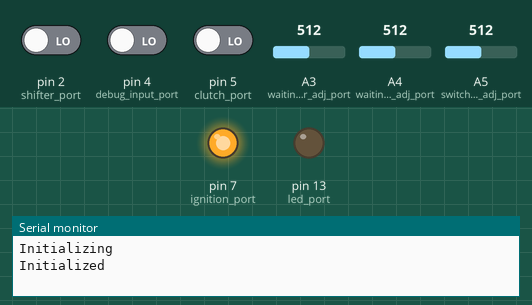
Bench run of a sketch on a simulated Arduino Uno, built with avr-gcc and run on an emulated ATmega328P. On the bench: output pins drawn as LEDs (lit = HIGH), the last lines printed to the serial monitor. The inputs (shaded band) are chosen by the test bench; at power-on: pin 4 (debug_input_port) LOW, pin 2 (shifter_port) LOW, A4 (waiting_time_before_adj_port) = 512, pin 5 (clutch_port) LOW, A3 (waiting_time_after_adj_port) = 512, A5 (switchoff_time_adj_port) = 512.

Above: at 1.2 s.
1.3 s: pin 4 (debug_input_port) driven HIGH
At 2.4 s:
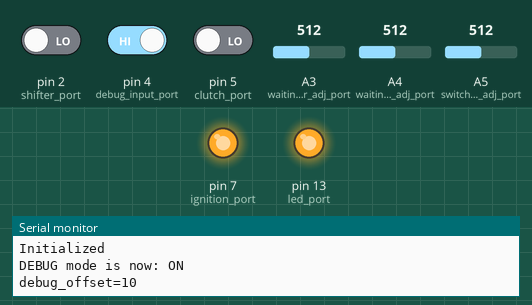
2.8 s: pin 2 (shifter_port) driven HIGH
At 5.7 s:
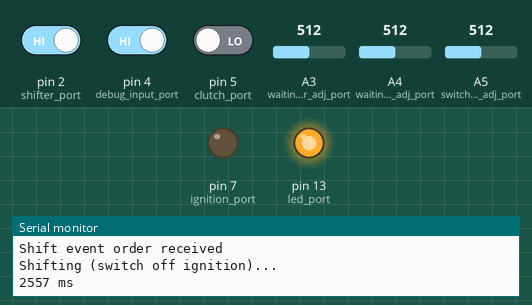
5.8 s: A4 (waiting_time_before_adj_port) set to 650
8.8 s: A4 (waiting_time_before_adj_port) set to 665
11.8 s: pin 4 (debug_input_port) driven LOW
At 12.9 s:
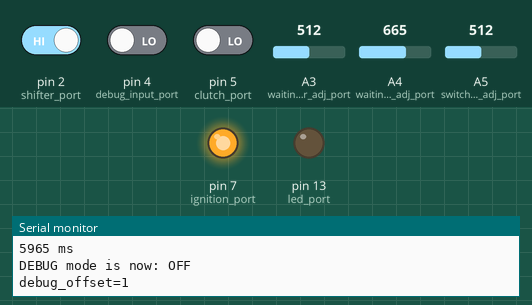
Timing chart, 0 to 14.3 s (numbered marks = the images above; inputs shaded):
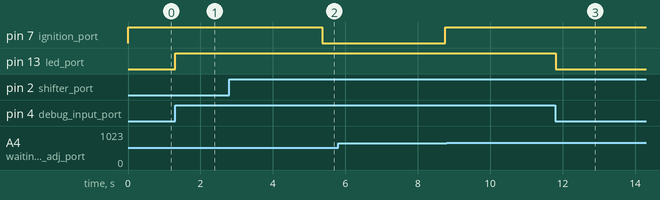

The sketch:

arduino-shifter.ino
```cpp
unsigned int led_port = LED_BUILTIN; // Debug LED: the one on the Arduino board
unsigned int shifter_port = 2; // Arduino port for shifter interrupt
unsigned int debug_input_port = 4; // Debug digital input port: HIGH == DEBUG
unsigned int clutch_port = 5; // Arduino port for clutch switch
unsigned int ignition_port = 7; // Arduino port to trigger the transistor in order to enable/disable the ignition

unsigned int waiting_time_before_adj_port = 4; // Waiting time adjustment analog input port
unsigned int switchoff_time_adj_port = 5; // Switch off time adjustment analog input port
unsigned int waiting_time_after_adj_port = 3; // Waiting time adjustment analog input port

volatile boolean shifting = false; // true means that a gear change sequence is underway

volatile unsigned long switch_detected_time = 0; // Clock time when the event occurs
unsigned long waiting_time = 0; // How long (ms) between shift detection and ignition switch off
unsigned long shifting_time = 0; // How long (ms) the shift is supposed to last (ignition OFF)
unsigned long waiting_time_after = 0; // How long (ms) before accepting a new shift signal
unsigned long last_switch_on_time = 0;
unsigned long debug_offset = 1; // An offset value to slow down things when debugging (=easier to see the phases of the sequence)

boolean debug_enabled = false;

// a few constants
const unsigned int RIDING_PHASE = 0;
const unsigned int WAITING_PHASE = 1;
const unsigned int SHIFTING_PHASE = 2;
const unsigned int POST_SHIFTING_PHASE = 3;
const unsigned int MANUAL_PHASE = 4;

const unsigned long MIN_WAITING_TIME = 10; // ms
const unsigned long MAX_WAITING_TIME = 500; // ms
const unsigned long MIN_SHIFTING_TIME = 50; // ms
const unsigned long MAX_SHIFTING_TIME = 500; // ms
const unsigned long MIN_WAITING_TIME_AFTER = 10; // ms
const unsigned long MAX_WAITING_TIME_AFTER = 500; // ms

const unsigned long DEBUG_OFFSET = 10; // The constant applied when debugging, see the variable 'debug_offset'

void setup() {
  Serial.begin(9600);
  Serial.println("Initializing");

  // Digital output
  pinMode(led_port, OUTPUT);
  pinMode(ignition_port, OUTPUT);
  // Digital input
  pinMode(clutch_port, INPUT);
  pinMode(shifter_port, INPUT);
  pinMode(debug_input_port, INPUT);

  // Analog input
  pinMode(waiting_time_before_adj_port, INPUT);
  pinMode(switchoff_time_adj_port, INPUT);
  pinMode(waiting_time_after_adj_port, INPUT);

  // Initialize outputs to the right values
  digitalWrite(led_port, (debug_enabled ? HIGH : LOW));
  digitalWrite(ignition_port, HIGH);

  attachInterrupt(shifter_port-2, shifter_triggered, RISING); // when the signal goes UP (switch is open)
  Serial.println("Initialized");
}

/**
 * What is supposed to happen here:
 *
 * In every loop :
 * - check if debug mode is activated (a switch)
 * - adjust the waiting time (a potentiometer)
 * - adjust the shiting time (a potentiometer)
 *
 * Then check if a shift order was detected and is currently processed
 * (ie: shifting == true) with 'shifting' variable
 * If so, try to determine which part of the sequence the process should be in:
 * - The waiting phase, aka phase 1, before switching off the ignition, which lasts a few milliseconds (adjustable)
 * - The ignition switch off phase, aka phase 2, which last a few milliseconds (adjustable too)
 * - The last phase, aka phase 3, where the ignition is switch back on and the current state is reverted to 'normal'
 * - And a particular phase, aka phase 4, where the clutch lever is used and the quickshifter shouldn't do anything
 *
 */
void loop() {
  debug();
  set_adjustable_values();
  if (debug_enabled) {
    delay(debug_offset);
  }

  if (shifting) {
    int current_phase = get_phase();

    switch (current_phase) {
      case MANUAL_PHASE:
        do_manual();
        break;
      case WAITING_PHASE:
        do_wait();
        break;
      case SHIFTING_PHASE:
        do_shift();
        break;
      case POST_SHIFTING_PHASE:
        do_post_shift();
        break;
      case RIDING_PHASE:
        do_ride();
        break;
    }

  }

}

/**
 * Function called whenever the shifter switch event (see attachInterrupt for the event type) is raised
 */
void shifter_triggered() {
  if (!shifting && (millis()-last_switch_on_time > waiting_time_after) ) { // meaning, no previous event currently processed AND not to close to the previous switch event
    shifting = true;
    switch_detected_time = millis();
    if (debug_enabled) {
      Serial.println("Shift event order received");
    }
  } else if (debug_enabled) {
    Serial.println("Shift event ignored: already processing one");
  }
}

int get_phase() {
  if (switch_detected_time == 0 || !shifting) { // No shift order detected, we are riding
    return RIDING_PHASE;
  }

  boolean clutch_in_use = digitalRead(clutch_port);
  if (clutch_in_use) {
    return MANUAL_PHASE;
  }

  long current = millis();
  long elapsed = (current - switch_detected_time); // TODO: be careful when clock is cycling (every 40 days)

  if (elapsed <= (waiting_time * debug_offset)) {
    return WAITING_PHASE;
  } else if (elapsed <= ( (waiting_time+shifting_time) * debug_offset)) {
    return SHIFTING_PHASE;
  } else if (elapsed > ( (waiting_time+shifting_time) * debug_offset)) {
    return POST_SHIFTING_PHASE;
  }

  return POST_SHIFTING_PHASE;
}

void do_manual() {
  if (debug_enabled) {
    Serial.println("Manual mode...");
  }
  set_riding_state();
}

void do_ride() {
  if (debug_enabled) {
    Serial.println("Riding...");
  }
}

void do_wait() {
  if (debug_enabled) {
//    Serial.println("Waiting...");
  }
}

/**
 * Shift means switch off the ignition.
 * Before switching it off, just check its current state : it may already be switch off due to a previous cycle
 */
void do_shift() {

  int on = digitalRead(ignition_port);
  if (on) { // ok, switch it off
    if (debug_enabled) {
      Serial.println("Shifting (switch off ignition)...");
      long elapsed = (millis() - switch_detected_time);
      Serial.print(elapsed);
      Serial.println(" ms");
    }
    digitalWrite(ignition_port, 0);
  }

}

/**
 * Post shift means switch on the ignition.
 * Before switching it on, just check its current state : it may already be switch on due to a previous cycle
 */
void do_post_shift() {
  int on = digitalRead(ignition_port);
  if (!on) { // ok, switch it on
    digitalWrite(ignition_port, 1);
    last_switch_on_time = millis();
    if (debug_enabled) {
      Serial.println("Post shifting: ignition is back...");
      long elapsed = (millis() - switch_detected_time);
      Serial.print(elapsed);
      Serial.println(" ms");
    }
  }
  set_riding_state();
}

/**
 * Reset the variables to the nominal values (gear engaged)
 */
void set_riding_state() {
  shifting = false;
  switch_detected_time = 0;
}

/**
 * Read the analog input and determine the adjustable parameters based on them
 */
void set_adjustable_values() {
  int raw_waiting_value = analogRead(waiting_time_before_adj_port); // 0-1023
  int raw_switchingoff_value = analogRead(switchoff_time_adj_port); // 0-1023
  int raw_waiting_after_value = analogRead(waiting_time_after_adj_port); // 0-1023

  long prev_waiting_time = waiting_time;
  long prev_shifting_time = shifting_time;
  long prev_waiting_time_after = waiting_time_after;

  waiting_time = MIN_WAITING_TIME + (MAX_WAITING_TIME-MIN_WAITING_TIME)*(float)raw_waiting_value/1023;
  shifting_time = MIN_SHIFTING_TIME + (MAX_SHIFTING_TIME-MIN_SHIFTING_TIME)*(float)raw_switchingoff_value/1023;
  waiting_time_after = MIN_WAITING_TIME_AFTER + (MAX_WAITING_TIME_AFTER-MIN_WAITING_TIME_AFTER)*(float)raw_waiting_after_value/1023;
  waiting_time_after = waiting_time; // TODO: If a specific adj. resistor is plugged to PIN6, delete this line. Just a quick hack.

  if (debug_enabled) {
    if (prev_waiting_time < waiting_time*0.9 || prev_waiting_time > waiting_time*1.1) {
      Serial.print("New waiting_time=");
      Serial.println(waiting_time);
    }
    if (prev_shifting_time < shifting_time*0.9 || prev_shifting_time > shifting_time*1.1) {
      Serial.print("New shifting_time=");
      Serial.println(shifting_time);
    }
    if (prev_waiting_time_after < waiting_time_after*0.9 || prev_waiting_time_after > waiting_time_after*1.1) {
      Serial.print("New waiting_time_after=");
      Serial.println(waiting_time_after);
    }
  }

}

/**
 * Enable/disable debug mode
 */
void debug() {
  boolean previous_state = debug_enabled;
  debug_enabled = digitalRead(debug_input_port);
  if (debug_enabled) {
    debug_offset = DEBUG_OFFSET;
  } else {
    debug_offset = 1;
  }
  if (previous_state != debug_enabled) {
    digitalWrite(led_port, (debug_enabled ? HIGH : LOW));
    Serial.print("DEBUG mode is now: ");
    Serial.println(debug_enabled ? "ON" : "OFF");
    Serial.print("debug_offset=");
    Serial.println(debug_offset);
  }
}
```

Measured:
- after the input at 1.3 s, pin 13 (led_port): LOW → HIGH at once
- after the input at 2.8 s, pin 7 (ignition_port): HIGH → LOW after 2.6 s
- after the input at 5.8 s, pin 7 (ignition_port): LOW → HIGH after 3.0 s instead of 2.3 s
- after the input at 11.8 s, pin 13 (led_port): HIGH → LOW at once
